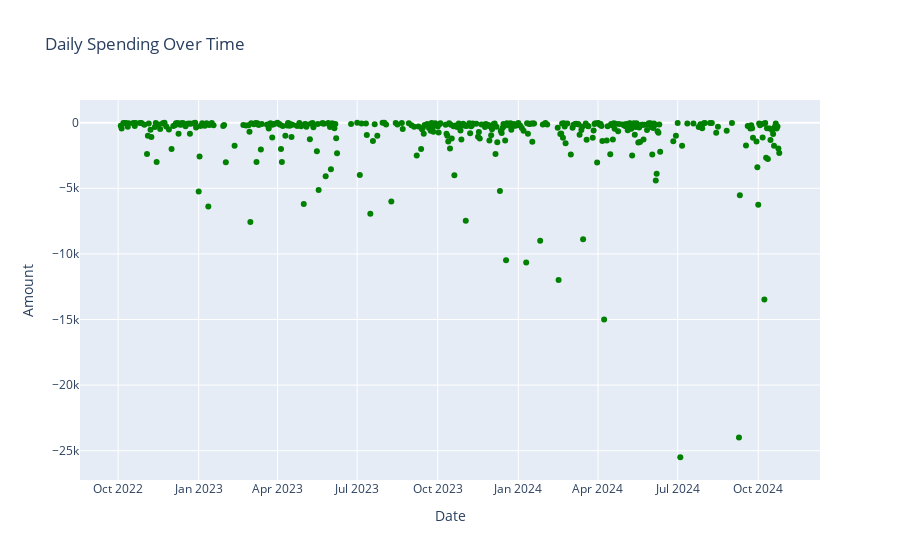

Here is the notebook cell this chart was saved with:
### Code cell
import plotly.express as px

fig = px.scatter(daily_spending, x='Date', y='Amount', title='Daily Spending Over Time')
fig.update_traces(marker=dict(color='green'))
fig.show()

### Figure 1 — Plotly figure (JSON) as saved in the notebook; plotly's stock layout.template omitted (floating-point values rounded to 4 significant figures; data arrays with more than 128 entries replaced by an {"elided": "..."} marker saying what was removed)
{"data": [{"hovertemplate": "Date=%{x}<br>Amount=%{y}<extra></extra>", "legendgroup": "", "marker": {"color": "green", "symbol": "circle"}, "mode": "markers", "name": "", "orientation": "v", "showlegend": false, "type": "scatter", "x": {"elided": "390 str values"}, "xaxis": "x", "y": {"elided": "390 float values"}, "yaxis": "y"}], "layout": {"legend": {"tracegroupgap": 0}, "title": {"text": "Daily Spending Over Time"}, "xaxis": {"anchor": "y", "domain": [0, 1], "title": {"text": "Date"}}, "yaxis": {"anchor": "x", "domain": [0, 1], "title": {"text": "Amount"}}}}
